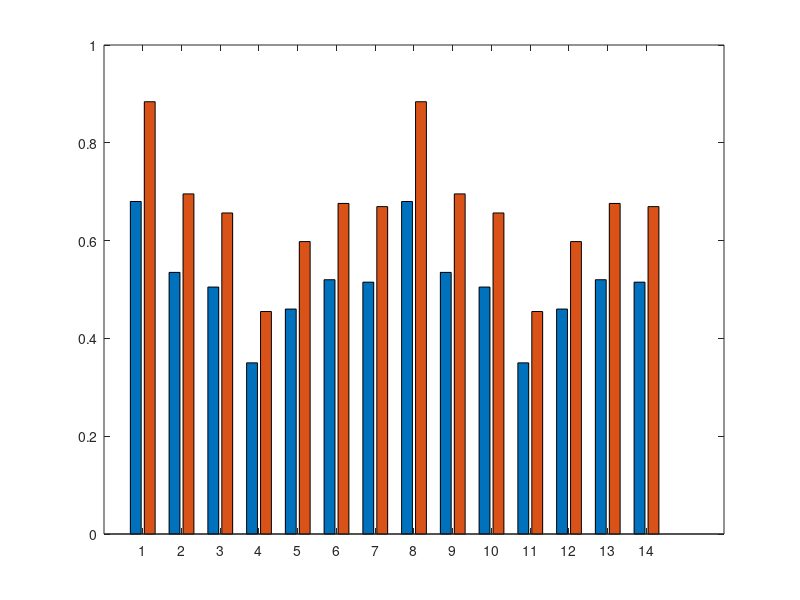

MATLAB code for this plot: (Note: this script raises an error after producing the figure.)
%% ==========================================================================
%  SPACE DIET SIMULATION
%  Mass needed to sustain a crew over time across 5 diets
%
%  Simulations:
%    SIM 1 - Calories per mass over time (per diet, M/F breakdown)
%    SIM 2 - Cross-diet comparison + ranking
%
%  Data Sources:
%    Diet_Ideas.xlsx            - 5 diets, 14-day meal plans, ingredient masses
%    Overall_Data_Collection.xlsx - per-food nutritional data (kcal/100g,
%                                   macros, CO2, O2, water, sunlight)
%
%  Calorie targets: 2000 kcal/day women, 2600 kcal/day men
%    (from Dietary Requirements sheet in Overall_Data_Collection.xlsx)
%  Men's food mass = Women's x 1.3 (scaled to match 2600/2000 = 1.3 ratio)
%  Days 8-14 repeat Days 1-7 cyclically
% ==========================================================================

clear; clc; close all;

%% ==========================================================================
%  SECTION 1: CREW CONFIGURATION (edit these!)
% ==========================================================================

num_women   = 3;       % number of women in crew
num_men     = 3;       % number of men in crew
sim_days    = 14;      % simulation duration in days (multiples of 14 recommended)

%  Male calorie multiplier: 2600/2000 = 1.3
%  (from Dietary Requirements sheet in Overall_Data_Collection.xlsx)
MALE_MULTIPLIER = 1.3;

%% ==========================================================================
%  SECTION 2: FOOD NUTRITION DATABASE
%  Source: Overall_Data_Collection.xlsx
%  kcal_per_100g = calories per 100g dry/edible mass
%  Serving sizes normalized to per-100g for easy scaling.
%
%  Calorie targets (from Dietary Requirements sheet):
%    Women: 2000 kcal/day    Men: 2600 kcal/day
%
%  Foods with no kcal data use 0 and fall back to mass-scaled estimate
%  in Section 3. Turkey's tail and Cordyceps are medicinal, not dietary.
% ==========================================================================

% food.name         = display name
% food.kcal_100g    = kcal per 100g
% food.protein_100g = g protein per 100g (for future macro tracking)
% food.fat_100g     = g fat per 100g
% food.carb_100g    = g carbs per 100g

foods.spirulina        = struct('name','Spirulina',       'kcal_100g',290, 'protein_100g',60,  'fat_100g',8,    'carb_100g',24);
foods.chlorella        = struct('name','Chlorella',        'kcal_100g',410, 'protein_100g',55,  'fat_100g',12,   'carb_100g',23);
foods.chia             = struct('name','Chia Seeds',       'kcal_100g',490, 'protein_100g',17,  'fat_100g',31,   'carb_100g',42); % 140 kcal/oz = ~490/100g
foods.mealworms        = struct('name','Mealworms (dried)','kcal_100g',510, 'protein_100g',53,  'fat_100g',28,   'carb_100g',7);
foods.oyster_mushroom  = struct('name','Oyster Mushrooms', 'kcal_100g',33,  'protein_100g',2.9, 'fat_100g',0.19, 'carb_100g',6.94);
foods.lions_mane       = struct('name','Lions Mane',       'kcal_100g',35,  'protein_100g',2.5, 'fat_100g',0.26, 'carb_100g',7.59);
foods.crickets         = struct('name','Crickets (dried)', 'kcal_100g',430, 'protein_100g',65,  'fat_100g',13,   'carb_100g',5);  % standard dried cricket nutrition
foods.astaxanthin      = struct('name','Astaxanthin Supp', 'kcal_100g',15,  'protein_100g',0,   'fat_100g',0,    'carb_100g',0);  % supplement, negligible

% Helper: compute kcal given ingredient mass (g) and food struct
% Usage: kcal_ingredient(foods.spirulina, 20)  -> kcal from 20g spirulina
kcal_ingredient = @(food, mass_g) (mass_g / 100) * food.kcal_100g;

%% ==========================================================================
%  SECTION 3: DIET MEAL PLAN DATA
%  Each diet has 7 unique days (days 8-14 repeat days 1-7).
%  Mass per day = total food mass in grams (solid ingredients only, excl. water).
%  Calories per day = calculated from ingredient masses using food database above.
%
%  Format: diets(d).name        - diet label
%          diets(d).objective   - what was optimized
%          diets(d).mass_f(day) - total solid food mass (g) for women, per day
%          diets(d).kcal_f(day) - calories (kcal) for women, per day
%
%  Ingredient masses from Diet_Ideas.xlsx.
%  Calories computed per ingredient using Overall_Data_Collection.xlsx data.
%  Where a food has no entry in the database, 0 is used and estimated in Section 4.
% ==========================================================================

% ---- DIET 1: Minimize Sunlight ----
d1.name      = 'Diet 1: Min Sunlight';
d1.objective = 'Minimize Sunlight';
% Women - 7 unique days (solid mass in grams, water excluded)
d1.mass_f = [
    30+10+5 + 150+100+20+10+40 + 80+100+100+10 + 20+5;   % Day 1
    15+10+20 + 40+150+20 + 80+200 + 0;                   % Day 2
    40+5 + 200+20+10 + 70+150+10 + 0;                    % Day 3
    20+20 + 50+100+10 + 30+20+100 + 0;                   % Day 4
    20+20 + 25+15+100 + 80+200 + 0;                      % Day 5
    25+15 + 60+150 + 70+200 + 0;                         % Day 6
    35+10 + 200+30 + 90+150 + 0;                         % Day 7
];
% Calories calculated from ingredient masses using food database
% Day 1: Breakfast(chia 30g, spirulina 10g, chlorella 5g)
%        Lunch(oyster 150g, lions_mane 100g, spirulina 20g, chlorella 10g, crickets 40g)
%        Dinner(mealworms 80g, oyster 100g, lions_mane 100g, spirulina 10g)
%        Snack(chia 20g, spirulina 5g)
d1.kcal_f = [
    kcal_ingredient(foods.chia,30)+kcal_ingredient(foods.spirulina,10)+kcal_ingredient(foods.chlorella,5) + ...
    kcal_ingredient(foods.oyster_mushroom,150)+kcal_ingredient(foods.lions_mane,100)+kcal_ingredient(foods.spirulina,20)+kcal_ingredient(foods.chlorella,10)+kcal_ingredient(foods.crickets,40) + ...
    kcal_ingredient(foods.mealworms,80)+kcal_ingredient(foods.oyster_mushroom,100)+kcal_ingredient(foods.lions_mane,100)+kcal_ingredient(foods.spirulina,10) + ...
    kcal_ingredient(foods.chia,20)+kcal_ingredient(foods.spirulina,5);   % Day 1

    kcal_ingredient(foods.chia,15)+kcal_ingredient(foods.spirulina,10)+kcal_ingredient(foods.chlorella,20) + ...
    kcal_ingredient(foods.crickets,40)+kcal_ingredient(foods.oyster_mushroom,150)+kcal_ingredient(foods.spirulina,20) + ...
    kcal_ingredient(foods.mealworms,80)+kcal_ingredient(foods.lions_mane,200);   % Day 2

    kcal_ingredient(foods.chia,40)+kcal_ingredient(foods.spirulina,5) + ...
    kcal_ingredient(foods.oyster_mushroom,200)+kcal_ingredient(foods.spirulina,20)+kcal_ingredient(foods.chlorella,10) + ...
    kcal_ingredient(foods.mealworms,70)+kcal_ingredient(foods.lions_mane,150)+kcal_ingredient(foods.spirulina,10);   % Day 3

    kcal_ingredient(foods.chia,20)+kcal_ingredient(foods.chlorella,20) + ...
    kcal_ingredient(foods.crickets,50)+kcal_ingredient(foods.oyster_mushroom,100)+kcal_ingredient(foods.spirulina,10) + ...
    kcal_ingredient(foods.mealworms,30)+kcal_ingredient(foods.chlorella,20)+kcal_ingredient(foods.lions_mane,100);   % Day 4

    kcal_ingredient(foods.chia,20)+kcal_ingredient(foods.spirulina,20) + ...
    kcal_ingredient(foods.chia,25)+kcal_ingredient(foods.spirulina,15)+kcal_ingredient(foods.oyster_mushroom,100) + ...
    kcal_ingredient(foods.mealworms,80)+kcal_ingredient(foods.lions_mane,200);   % Day 5

    kcal_ingredient(foods.chia,25)+kcal_ingredient(foods.spirulina,15) + ...
    kcal_ingredient(foods.crickets,60)+kcal_ingredient(foods.oyster_mushroom,150) + ...
    kcal_ingredient(foods.mealworms,70)+kcal_ingredient(foods.lions_mane,200);   % Day 6

    kcal_ingredient(foods.chia,35)+kcal_ingredient(foods.spirulina,10) + ...
    kcal_ingredient(foods.oyster_mushroom,200)+kcal_ingredient(foods.chlorella,30) + ...
    kcal_ingredient(foods.mealworms,90)+kcal_ingredient(foods.lions_mane,150);   % Day 7
];

% ---- DIET 2: Maximize O2 Consumption ----
d2.name      = 'Diet 2: Max O2';
d2.objective = 'Maximize O2 Consumption';
d2.mass_f = [
    25+10+5 + 150+100+40 + 70+15+50 + 0;                     % Day 1
    15+20 + 150+150+40 + 60+15+30 + 0;                       % Day 2
    15+10+50+20 + 15+100+150+100 + 60+100+10+100 + 0;        % Day 3
    20+10+100+50 + 15+120+150+5 + 80+10+100+5 + 0;           % Day 4
    15+20+150 + 15+10+60+60+80 + 70+100+5+10 + 0;            % Day 5
    15+100+15 + 15+75+75+5 + 80+100+10 + 0;                  % Day 6
    15+50+15 + 15+100+100+5 + 80+10+80+100 + 0;              % Day 7
];
% Diet 2 is heavy in spirulina, chlorella, mushrooms, crickets, mealworms
d2.kcal_f = [
    kcal_ingredient(foods.chia,25)+kcal_ingredient(foods.spirulina,10)+kcal_ingredient(foods.chlorella,5) + ...
    kcal_ingredient(foods.oyster_mushroom,150)+kcal_ingredient(foods.lions_mane,100)+kcal_ingredient(foods.crickets,40) + ...
    kcal_ingredient(foods.mealworms,70)+kcal_ingredient(foods.spirulina,15)+kcal_ingredient(foods.chlorella,50);   % Day 1

    kcal_ingredient(foods.spirulina,15)+kcal_ingredient(foods.chlorella,20) + ...
    kcal_ingredient(foods.oyster_mushroom,150)+kcal_ingredient(foods.lions_mane,150)+kcal_ingredient(foods.crickets,40) + ...
    kcal_ingredient(foods.mealworms,60)+kcal_ingredient(foods.spirulina,15)+kcal_ingredient(foods.chlorella,30);   % Day 2

    kcal_ingredient(foods.spirulina,15)+kcal_ingredient(foods.chlorella,10)+kcal_ingredient(foods.chia,50)+kcal_ingredient(foods.crickets,20) + ...
    kcal_ingredient(foods.spirulina,15)+kcal_ingredient(foods.oyster_mushroom,100)+kcal_ingredient(foods.lions_mane,150)+kcal_ingredient(foods.chlorella,100) + ...
    kcal_ingredient(foods.mealworms,60)+kcal_ingredient(foods.spirulina,100)+kcal_ingredient(foods.chlorella,10)+kcal_ingredient(foods.chia,100);   % Day 3

    kcal_ingredient(foods.spirulina,20)+kcal_ingredient(foods.chlorella,10)+kcal_ingredient(foods.oyster_mushroom,100)+kcal_ingredient(foods.chia,50) + ...
    kcal_ingredient(foods.spirulina,15)+kcal_ingredient(foods.lions_mane,120)+kcal_ingredient(foods.oyster_mushroom,150)+kcal_ingredient(foods.chlorella,5) + ...
    kcal_ingredient(foods.mealworms,80)+kcal_ingredient(foods.spirulina,10)+kcal_ingredient(foods.lions_mane,100)+kcal_ingredient(foods.chlorella,5);   % Day 4

    kcal_ingredient(foods.spirulina,15)+kcal_ingredient(foods.chlorella,20)+kcal_ingredient(foods.oyster_mushroom,150) + ...
    kcal_ingredient(foods.spirulina,15)+kcal_ingredient(foods.chlorella,10)+kcal_ingredient(foods.crickets,60)+kcal_ingredient(foods.lions_mane,60)+kcal_ingredient(foods.mealworms,80) + ...
    kcal_ingredient(foods.mealworms,70)+kcal_ingredient(foods.oyster_mushroom,100)+kcal_ingredient(foods.spirulina,5)+kcal_ingredient(foods.chlorella,10);   % Day 5

    kcal_ingredient(foods.spirulina,15)+kcal_ingredient(foods.oyster_mushroom,100)+kcal_ingredient(foods.chlorella,15) + ...
    kcal_ingredient(foods.spirulina,15)+kcal_ingredient(foods.lions_mane,75)+kcal_ingredient(foods.oyster_mushroom,75)+kcal_ingredient(foods.chlorella,5) + ...
    kcal_ingredient(foods.mealworms,80)+kcal_ingredient(foods.spirulina,100)+kcal_ingredient(foods.chlorella,10);   % Day 6

    kcal_ingredient(foods.spirulina,15)+kcal_ingredient(foods.chia,50)+kcal_ingredient(foods.chlorella,15) + ...
    kcal_ingredient(foods.spirulina,15)+kcal_ingredient(foods.oyster_mushroom,100)+kcal_ingredient(foods.lions_mane,100)+kcal_ingredient(foods.chlorella,5) + ...
    kcal_ingredient(foods.mealworms,80)+kcal_ingredient(foods.spirulina,10)+kcal_ingredient(foods.lions_mane,80)+kcal_ingredient(foods.oyster_mushroom,100);   % Day 7
];

% ---- DIET 3: Maximize CO2 Consumption ----
d3.name      = 'Diet 3: Max CO2';
d3.objective = 'Maximize CO2 Consumption';
% Note: this diet had the least quantified ingredient masses in the Excel sheet.
% Spirulina and chlorella are the primary CO2 consumers; mushrooms fill bulk.
d3.mass_f = [
    100+30 + 100+100 + 0;   % Day 1: spirulina 100g, chlorella 30g, mushrooms 100+100g
    100+30 + 100+100 + 0;   % Day 2
    100+30 + 100+100 + 0;   % Day 3
    100+30 + 100+100 + 0;   % Day 4
    100+30 + 100+100 + 0;   % Day 5
    100+30 + 100+100 + 0;   % Day 6
    100+30 + 100+100 + 0;   % Day 7
];
d3_day = kcal_ingredient(foods.spirulina,100)+kcal_ingredient(foods.chlorella,30) + ...
         kcal_ingredient(foods.oyster_mushroom,100)+kcal_ingredient(foods.lions_mane,100);
d3.kcal_f = repmat(d3_day, 1, 7);

% ---- DIET 4: Minimize Water ----
d4.name      = 'Diet 4: Min Water';
d4.objective = 'Minimize Water';
d4.mass_f = [
    30+10+5 + 50+80+20+10 + 80+80+10 + 20+5;    % Day 1
    20+10+20 + 60+80 + 90+10 + 0;                % Day 2
    40+5 + 25+10+70 + 70+80+10 + 30;             % Day 3
    20+20 + 60+80+10 + 30+20+80 + 0;             % Day 4
    20+20 + 25+15+80 + 90 + 30;                  % Day 5
    25+15 + 70+80 + 80+100 + 0;                  % Day 6
    35+10 + 100+30 + 100 + 30;                   % Day 7
];
% Diet 4 uses same foods as Diet 1 but with lower water-content ingredients
d4.kcal_f = [
    kcal_ingredient(foods.chia,30)+kcal_ingredient(foods.spirulina,10)+kcal_ingredient(foods.chlorella,5) + ...
    kcal_ingredient(foods.crickets,50)+kcal_ingredient(foods.mealworms,80)+kcal_ingredient(foods.spirulina,20)+kcal_ingredient(foods.chlorella,10) + ...
    kcal_ingredient(foods.mealworms,80)+kcal_ingredient(foods.oyster_mushroom,80)+kcal_ingredient(foods.spirulina,10) + ...
    kcal_ingredient(foods.chia,20)+kcal_ingredient(foods.spirulina,5);   % Day 1

    kcal_ingredient(foods.chia,20)+kcal_ingredient(foods.spirulina,10)+kcal_ingredient(foods.chlorella,20) + ...
    kcal_ingredient(foods.crickets,60)+kcal_ingredient(foods.mealworms,80) + ...
    kcal_ingredient(foods.mealworms,90)+kcal_ingredient(foods.spirulina,10);   % Day 2

    kcal_ingredient(foods.chia,40)+kcal_ingredient(foods.spirulina,5) + ...
    kcal_ingredient(foods.chia,25)+kcal_ingredient(foods.spirulina,10)+kcal_ingredient(foods.mealworms,70) + ...
    kcal_ingredient(foods.mealworms,70)+kcal_ingredient(foods.oyster_mushroom,80)+kcal_ingredient(foods.spirulina,10) + ...
    kcal_ingredient(foods.chia,30);   % Day 3

    kcal_ingredient(foods.chia,20)+kcal_ingredient(foods.chlorella,20) + ...
    kcal_ingredient(foods.crickets,60)+kcal_ingredient(foods.mealworms,80)+kcal_ingredient(foods.spirulina,10) + ...
    kcal_ingredient(foods.mealworms,30)+kcal_ingredient(foods.chlorella,20)+kcal_ingredient(foods.oyster_mushroom,80);   % Day 4

    kcal_ingredient(foods.chia,20)+kcal_ingredient(foods.spirulina,20) + ...
    kcal_ingredient(foods.chia,25)+kcal_ingredient(foods.spirulina,15)+kcal_ingredient(foods.mealworms,80) + ...
    kcal_ingredient(foods.mealworms,90) + kcal_ingredient(foods.chia,30);   % Day 5

    kcal_ingredient(foods.chia,25)+kcal_ingredient(foods.spirulina,15) + ...
    kcal_ingredient(foods.crickets,70)+kcal_ingredient(foods.mealworms,80) + ...
    kcal_ingredient(foods.mealworms,80)+kcal_ingredient(foods.oyster_mushroom,100);   % Day 6

    kcal_ingredient(foods.chia,35)+kcal_ingredient(foods.spirulina,10) + ...
    kcal_ingredient(foods.mealworms,100)+kcal_ingredient(foods.chia,30) + ...
    kcal_ingredient(foods.mealworms,100) + kcal_ingredient(foods.chia,30);   % Day 7
];

% ---- DIET 5: Minimize Space ----
d5.name      = 'Diet 5: Min Space';
d5.objective = 'Minimize Space';
d5.mass_f = [
    30+10+5 + 50+60+15+10 + 80+10+10 + 20+5;         % Day 1
    20+10+10 + 60+8+15 + 90+60+5 + 25+3;              % Day 2
    40+8 + 70+8+20+10 + 70+60+10 + 30;                % Day 3
    20+8+5+15 + 60+70+10 + 80+25+15 + 20+5;           % Day 4
    20+5+20 + 65+70+10 + 75+8+10+10 + 5+20;           % Day 5
    8+20+15 + 70+8+50+10 + 80+80+8 + 25+3;            % Day 6
    35+5+10 + 40+30+8+5+25+10 + 100+15+5 + 30;        % Day 7
];
% Diet 5 prioritizes compact, calorie-dense foods: mealworms, crickets, spirulina, chia
d5.kcal_f = [
    kcal_ingredient(foods.chia,30)+kcal_ingredient(foods.spirulina,10)+kcal_ingredient(foods.chlorella,5) + ...
    kcal_ingredient(foods.crickets,50)+kcal_ingredient(foods.oyster_mushroom,60)+kcal_ingredient(foods.spirulina,15)+kcal_ingredient(foods.chlorella,10) + ...
    kcal_ingredient(foods.mealworms,80)+kcal_ingredient(foods.spirulina,10)+kcal_ingredient(foods.chlorella,10) + ...
    kcal_ingredient(foods.chia,20)+kcal_ingredient(foods.spirulina,5);   % Day 1

    kcal_ingredient(foods.chia,20)+kcal_ingredient(foods.spirulina,10)+kcal_ingredient(foods.chlorella,10) + ...
    kcal_ingredient(foods.crickets,60)+kcal_ingredient(foods.spirulina,8)+kcal_ingredient(foods.chlorella,15) + ...
    kcal_ingredient(foods.mealworms,90)+kcal_ingredient(foods.oyster_mushroom,60)+kcal_ingredient(foods.spirulina,5) + ...
    kcal_ingredient(foods.chia,25)+kcal_ingredient(foods.spirulina,3);   % Day 2

    kcal_ingredient(foods.chia,40)+kcal_ingredient(foods.spirulina,8) + ...
    kcal_ingredient(foods.mealworms,70)+kcal_ingredient(foods.spirulina,8)+kcal_ingredient(foods.chlorella,20)+kcal_ingredient(foods.crickets,10) + ...
    kcal_ingredient(foods.mealworms,70)+kcal_ingredient(foods.oyster_mushroom,60)+kcal_ingredient(foods.spirulina,10) + ...
    kcal_ingredient(foods.chia,30);   % Day 3

    kcal_ingredient(foods.chia,20)+kcal_ingredient(foods.spirulina,8)+kcal_ingredient(foods.chlorella,5)+kcal_ingredient(foods.crickets,15) + ...
    kcal_ingredient(foods.crickets,60)+kcal_ingredient(foods.mealworms,70)+kcal_ingredient(foods.spirulina,10) + ...
    kcal_ingredient(foods.mealworms,80)+kcal_ingredient(foods.chia,25)+kcal_ingredient(foods.spirulina,15) + ...
    kcal_ingredient(foods.chia,20)+kcal_ingredient(foods.spirulina,5);   % Day 4

    kcal_ingredient(foods.chia,20)+kcal_ingredient(foods.spirulina,5)+kcal_ingredient(foods.chlorella,20) + ...
    kcal_ingredient(foods.crickets,65)+kcal_ingredient(foods.mealworms,70)+kcal_ingredient(foods.spirulina,10) + ...
    kcal_ingredient(foods.mealworms,75)+kcal_ingredient(foods.spirulina,8)+kcal_ingredient(foods.chlorella,10)+kcal_ingredient(foods.crickets,10) + ...
    kcal_ingredient(foods.spirulina,5)+kcal_ingredient(foods.chia,20);   % Day 5

    kcal_ingredient(foods.spirulina,8)+kcal_ingredient(foods.chia,20)+kcal_ingredient(foods.chlorella,15) + ...
    kcal_ingredient(foods.mealworms,70)+kcal_ingredient(foods.spirulina,8)+kcal_ingredient(foods.crickets,50)+kcal_ingredient(foods.chlorella,10) + ...
    kcal_ingredient(foods.mealworms,80)+kcal_ingredient(foods.oyster_mushroom,80)+kcal_ingredient(foods.spirulina,8) + ...
    kcal_ingredient(foods.chia,25)+kcal_ingredient(foods.spirulina,3);   % Day 6

    kcal_ingredient(foods.chia,35)+kcal_ingredient(foods.spirulina,5)+kcal_ingredient(foods.chlorella,10) + ...
    kcal_ingredient(foods.crickets,40)+kcal_ingredient(foods.mealworms,30)+kcal_ingredient(foods.spirulina,8)+kcal_ingredient(foods.chlorella,5)+kcal_ingredient(foods.chia,25)+kcal_ingredient(foods.crickets,10) + ...
    kcal_ingredient(foods.mealworms,100)+kcal_ingredient(foods.spirulina,15)+kcal_ingredient(foods.chlorella,5) + ...
    kcal_ingredient(foods.chia,30);   % Day 7
];

%  Collect all diets into array
diets = [d1, d2, d3, d4, d5];
num_diets = numel(diets);

%% ==========================================================================
%  SECTION 4: FILL ANY REMAINING ZERO CALORIES
%  All diets now use ingredient-level calorie calculations from the food
%  database. This section is a safety net for any days that still have 0
%  (e.g. foods not in the database). Uses confirmed targets from
%  Overall_Data_Collection.xlsx: 2000 kcal/day women, 2600 kcal/day men.
% ==========================================================================

TARGET_KCAL_F = 2000;   % kcal/day women  (from Dietary Requirements sheet)
TARGET_KCAL_M = 2600;   % kcal/day men    (from Dietary Requirements sheet)

for d = 1:num_diets
    ref_mass = mean(diets(d).mass_f);
    for day = 1:7
        if diets(d).kcal_f(day) == 0
            scale = diets(d).mass_f(day) / ref_mass;
            diets(d).kcal_f(day) = round(TARGET_KCAL_F * scale);
        end
    end
end

%% ==========================================================================
%  SECTION 5: EXPAND TO SIM_DAYS (days 8-14 repeat days 1-7)
% ==========================================================================

for d = 1:num_diets
    mass_7  = diets(d).mass_f;
    kcal_7  = diets(d).kcal_f;
    
    mass_full = zeros(1, sim_days);
    kcal_full = zeros(1, sim_days);
    
    for day = 1:sim_days
        idx = mod(day-1, 7) + 1;
        mass_full(day) = mass_7(idx);
        kcal_full(day) = kcal_7(idx);
    end
    
    diets(d).mass_f_full  = mass_full;           % women daily mass (g)
    diets(d).mass_m_full  = mass_full * MALE_MULTIPLIER;  % men daily mass (g)
    diets(d).kcal_f_full  = kcal_full;
    diets(d).kcal_m_full  = kcal_full * MALE_MULTIPLIER;
end

%% ==========================================================================
%  SECTION 6: CREW-LEVEL TOTALS
% ==========================================================================

days_vec = 1:sim_days;

for d = 1:num_diets
    % Daily crew food mass (kg)
    diets(d).crew_daily_mass_kg = ...
        (num_women .* diets(d).mass_f_full + num_men .* diets(d).mass_m_full) / 1000;
    
    % Cumulative crew food mass (kg)
    diets(d).crew_cumul_mass_kg = cumsum(diets(d).crew_daily_mass_kg);
    
    % Daily crew calories
    diets(d).crew_daily_kcal = ...
        num_women .* diets(d).kcal_f_full + num_men .* diets(d).kcal_m_full;
    
    % Calorie density: kcal per kg of food mass
    diets(d).kcal_per_kg = diets(d).crew_daily_kcal ./ diets(d).crew_daily_mass_kg;
    
    % Summary stats
    diets(d).total_mass_kg      = diets(d).crew_cumul_mass_kg(end);
    diets(d).avg_daily_mass_kg  = mean(diets(d).crew_daily_mass_kg);
    diets(d).avg_kcal_per_kg    = mean(diets(d).kcal_per_kg);
    diets(d).avg_daily_kcal     = mean(diets(d).crew_daily_kcal);
end

%% ==========================================================================
%  SECTION 7: COLORS & STYLE
% ==========================================================================

diet_colors = [
    0.12, 0.47, 0.71;   % Diet 1 - blue
    0.20, 0.63, 0.17;   % Diet 2 - green
    0.89, 0.10, 0.11;   % Diet 3 - red
    0.99, 0.55, 0.24;   % Diet 4 - orange
    0.42, 0.24, 0.60;   % Diet 5 - purple
];

diet_labels = {diets.name};

%% ==========================================================================
%%  SIM 1A: Daily Food Mass Per Person (Women vs Men), one figure per diet
% ==========================================================================

fprintf('\n===== SIM 1: PER-DIET BREAKDOWN =====\n');

for d = 1:num_diets
    figure('Name', diets(d).name, 'NumberTitle', 'off', ...
           'Position', [100, 100, 900, 500]);
    
    bar_data = [diets(d).mass_f_full; diets(d).mass_m_full]' / 1000;  % kg per person
    
    b = bar(days_vec, bar_data, 'grouped');
    b(1).FaceColor = [0.30, 0.55, 0.85];
    b(2).FaceColor = [0.85, 0.40, 0.30];
    
    xlabel('Day');
    ylabel('Food Mass per Person (kg/day)');
    title([diets(d).name, ' — Daily Food Mass by Gender'], 'FontSize', 13, 'FontWeight', 'bold');
    legend({'Women', 'Men'}, 'Location', 'northeast');
    grid on; box on;
    
    annotation('textbox', [0.13, 0.01, 0.8, 0.04], ...
        'String', sprintf('Objective: %s  |  Crew: %d women, %d men  |  Male multiplier: %.1fx', ...
        diets(d).objective, num_women, num_men, MALE_MULTIPLIER), ...
        'EdgeColor', 'none', 'FontSize', 8, 'Color', [0.4 0.4 0.4], ...
        'HorizontalAlignment', 'center');
    
    fprintf('%s: avg %.2f kg/person/day (F), %.2f kg/person/day (M)\n', ...
        diets(d).name, mean(diets(d).mass_f_full)/1000, mean(diets(d).mass_m_full)/1000);
end

%% ==========================================================================
%%  SIM 1B: Cumulative Crew Mass Over Time — All Diets Overlapping
% ==========================================================================

figure('Name', 'Cumulative Mass Comparison', 'NumberTitle', 'off', ...
       'Position', [150, 150, 950, 550]);

hold on;
for d = 1:num_diets
    plot(days_vec, diets(d).crew_cumul_mass_kg, ...
        'Color', diet_colors(d,:), 'LineWidth', 2.5, ...
        'DisplayName', diets(d).name);
end
hold off;

xlabel('Day');
ylabel('Cumulative Food Mass (kg)');
title(sprintf('Cumulative Crew Food Mass Over %d Days', sim_days), ...
    'FontSize', 14, 'FontWeight', 'bold');
legend('Location', 'northwest', 'FontSize', 10);
grid on; box on;

annotation('textbox', [0.13, 0.01, 0.8, 0.04], ...
    'String', sprintf('Crew: %d women + %d men = %d people  |  Male multiplier: %.1fx', ...
    num_women, num_men, num_women+num_men, MALE_MULTIPLIER), ...
    'EdgeColor', 'none', 'FontSize', 8, 'Color', [0.4 0.4 0.4], ...
    'HorizontalAlignment', 'center');

%% ==========================================================================
%%  SIM 1C: Calorie Density Over Time — All Diets Overlapping
% ==========================================================================

figure('Name', 'Calorie Density Comparison', 'NumberTitle', 'off', ...
       'Position', [200, 200, 950, 550]);

hold on;
for d = 1:num_diets
    plot(days_vec, diets(d).kcal_per_kg, ...
        'Color', diet_colors(d,:), 'LineWidth', 2.5, ...
        'DisplayName', diets(d).name);
end
hold off;

xlabel('Day');
ylabel('Calorie Density (kcal / kg food)');
title('Calorie Density Per Day — All Diets', 'FontSize', 14, 'FontWeight', 'bold');
legend('Location', 'northeast', 'FontSize', 10);
grid on; box on;

annotation('textbox', [0.13, 0.01, 0.8, 0.04], ...
    'String', 'Note: Days with missing calorie data use mass-scaled estimates from 1800 kcal/day baseline', ...
    'EdgeColor', 'none', 'FontSize', 8, 'Color', [0.55 0.35 0.00], ...
    'HorizontalAlignment', 'center');

%% ==========================================================================
%%  SIM 2A: Bar Chart — Total Mass Required Over Mission
% ==========================================================================

figure('Name', 'Diet Comparison: Total Mass', 'NumberTitle', 'off', ...
       'Position', [250, 250, 800, 500]);

total_masses = [diets.total_mass_kg];
[sorted_masses, sort_idx] = sort(total_masses, 'ascend');
sorted_labels = diet_labels(sort_idx);
sorted_colors = diet_colors(sort_idx, :);

b = bar(sorted_masses, 'FaceColor', 'flat');
for i = 1:num_diets
    b.CData(i,:) = sorted_colors(i,:);
end
set(gca, 'XTickLabel', sorted_labels, 'XTick', 1:num_diets, 'FontSize', 9);
xtickangle(20);
ylabel(sprintf('Total Food Mass (kg) over %d days', sim_days));
title(sprintf('Total Crew Food Mass by Diet — %d Days, %d People', sim_days, num_women+num_men), ...
    'FontSize', 13, 'FontWeight', 'bold');
grid on; box on;

% Value labels on bars
for i = 1:num_diets
    text(i, sorted_masses(i) + 0.5, sprintf('%.1f kg', sorted_masses(i)), ...
        'HorizontalAlignment', 'center', 'FontSize', 9, 'FontWeight', 'bold');
end

%% ==========================================================================
%%  SIM 2B: Diet Ranking Table (printed to console)
% ==========================================================================

fprintf('\n===== SIM 2: DIET RANKING (least to most total mass) =====\n');
fprintf('%-5s  %-30s  %-12s  %-18s  %-18s  %-18s\n', ...
    'Rank', 'Diet', 'Total (kg)', 'Avg kg/day (crew)', 'Avg kcal/day', 'kcal/kg');
fprintf('%s\n', repmat('-', 1, 95));

for i = 1:num_diets
    d = sort_idx(i);
    fprintf('%-5d  %-30s  %-12.2f  %-18.2f  %-18.0f  %-18.1f\n', ...
        i, ...
        diets(d).name, ...
        diets(d).total_mass_kg, ...
        diets(d).avg_daily_mass_kg, ...
        diets(d).avg_daily_kcal, ...
        diets(d).avg_kcal_per_kg);
end

%% ==========================================================================
%%  SIM 2C: Radar / Spider Chart — Multi-metric diet comparison
%   Metrics (all normalized 0-1, 1 = best):
%     1. Low total mass (1 = lightest)
%     2. High calorie density (1 = most kcal/kg)
%     3. Low daily variability (1 = most consistent)
%     4. Calorie adequacy (1 = closest to 2000 kcal/person/day target)
% ==========================================================================

total_crew = num_women + num_men;
TARGET_KCAL_PER_PERSON = TARGET_KCAL_F;

metrics = zeros(num_diets, 4);
for d = 1:num_diets
    metrics(d,1) = diets(d).total_mass_kg;
    metrics(d,2) = diets(d).avg_kcal_per_kg;
    metrics(d,3) = std(diets(d).crew_daily_mass_kg);  % lower = better
    metrics(d,4) = abs(diets(d).avg_daily_kcal/total_crew - TARGET_KCAL_PER_PERSON);  % lower = better
end

% Normalize: for mass and variability, invert (lower is better)
norm_metrics = zeros(num_diets, 4);
norm_metrics(:,1) = 1 - (metrics(:,1) - min(metrics(:,1))) ./ (max(metrics(:,1)) - min(metrics(:,1)) + eps);
norm_metrics(:,2) = (metrics(:,2) - min(metrics(:,2))) ./ (max(metrics(:,2)) - min(metrics(:,2)) + eps);
norm_metrics(:,3) = 1 - (metrics(:,3) - min(metrics(:,3))) ./ (max(metrics(:,3)) - min(metrics(:,3)) + eps);
norm_metrics(:,4) = 1 - (metrics(:,4) - min(metrics(:,4))) ./ (max(metrics(:,4)) - min(metrics(:,4)) + eps);

metric_labels = {'Low Mass', 'Cal Density', 'Consistency', 'Cal Adequacy'};
num_metrics = 4;
angles = linspace(0, 2*pi, num_metrics+1);
angles(end) = [];  % remove duplicate last

figure('Name', 'Diet Radar Chart', 'NumberTitle', 'off', ...
       'Position', [300, 300, 700, 600]);

ax = axes;
hold on;

% Draw grid circles
for r = 0.25:0.25:1.0
    th = linspace(0, 2*pi, 200);
    plot(r*cos(th), r*sin(th), 'Color', [0.8 0.8 0.8], 'LineWidth', 0.5);
end

% Draw axes
for k = 1:num_metrics
    plot([0, cos(angles(k))], [0, sin(angles(k))], 'Color', [0.7 0.7 0.7], 'LineWidth', 0.8);
    text(1.15*cos(angles(k)), 1.15*sin(angles(k)), metric_labels{k}, ...
        'HorizontalAlignment', 'center', 'FontSize', 10, 'FontWeight', 'bold');
end

% Plot each diet
for d = 1:num_diets
    vals = [norm_metrics(d,:), norm_metrics(d,1)];
    ang  = [angles, angles(1)];
    x = vals .* cos(ang);
    y = vals .* sin(ang);
    plot(x, y, 'Color', diet_colors(d,:), 'LineWidth', 2, 'DisplayName', diets(d).name);
    fill(x, y, diet_colors(d,:), 'FaceAlpha', 0.08, 'EdgeColor', 'none', 'HandleVisibility', 'off');
end

axis equal; axis off;
title('Diet Comparison — Normalized Multi-Metric Radar', 'FontSize', 13, 'FontWeight', 'bold');
% Grab only the line objects (not fills or grid lines) for the legend
all_lines = findobj(ax, 'Type', 'line');
diet_lines = flip(all_lines(1:num_diets));  % flip to restore diet order
legend(diet_lines, diet_labels, 'Location', 'southoutside', 'NumColumns', 3, 'FontSize', 9);
hold off;

%% ==========================================================================
%%  SIM 2D: Stacked area — daily crew mass by diet (overlapping area plot)
% ==========================================================================

figure('Name', 'Daily Mass Overlap All Diets', 'NumberTitle', 'off', ...
       'Position', [350, 100, 950, 500]);

hold on;
for d = 1:num_diets
    area(days_vec, diets(d).crew_daily_mass_kg, ...
        'FaceColor', diet_colors(d,:), 'FaceAlpha', 0.25, ...
        'EdgeColor', diet_colors(d,:), 'LineWidth', 1.8, ...
        'DisplayName', diets(d).name);
end
hold off;

xlabel('Day');
ylabel('Daily Crew Food Mass (kg)');
title('Daily Crew Food Mass — All Diets Overlaid', 'FontSize', 14, 'FontWeight', 'bold');
legend('Location', 'northeast', 'FontSize', 10);
grid on; box on;

%% ==========================================================================
%%  DONE
% ==========================================================================

fprintf('\n===== SIMULATION COMPLETE =====\n');
fprintf('Crew:      %d women + %d men (%d total)\n', num_women, num_men, num_women+num_men);
fprintf('Duration:  %d days\n', sim_days);
fprintf('Figures generated: %d\n', num_diets + 4);
fprintf('\nTo change crew size or duration, edit Section 1 at the top.\n');
fprintf('To add a new diet, follow the format in Section 2.\n');
